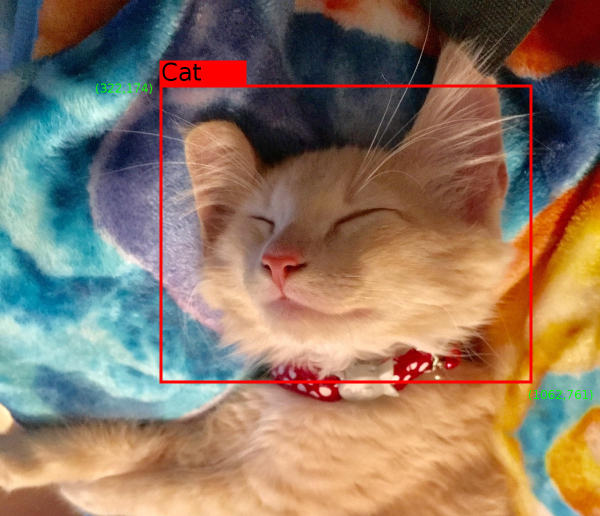
#> input picture object_detection/g3doc/img/example_cat.jpg, 1200 x 1032 px, given in place of the camera (shown at 1/2 size)
$ python track_2.py
#> lines starting #> are read from the running program, lines starting #| are printed output that depends on the picture
### RaspberryPi/server/Import/sonar.py
#!/usr/bin/python3
import RPi.GPIO as GPIO
import socket
import serial
import logging
import threading
import time
import sys
from enum import Enum


class State(Enum):

	SECURE = 0
	WARNING = 1
	CRITICAL = 2
	STOP = 3


class SonarThread(threading.Thread):

	def __init__(self, serialPort, conList, DistanceList, logger):
		threading.Thread.__init__(self)
		self.conList = conList
		self.serial = serialPort
		self.DistanceList = DistanceList
		self.logger = logger
		self.stop_event = threading.Event()
		self.WARN_DISTANCE = 40.0
		self.CRIT_DISTANCE = 30.0
		self.STOP_DISTANCE = 20.0
		self.DistanceList.append(self.WARN_DISTANCE)
		self.currentState = State(0).name
		self.REMOTE_SERVER = "www.google.com"
		self.setup()

	def run(self):
		while not self.stopRequest():
			self.switchOffRgbLed()
			if not self.conList:
				time.sleep(1)
				continue
			distance = self.distance()
			formattedDistance = format(distance, '.1f')
			if not self.is_connected(self.REMOTE_SERVER):
				GPIO.output(self.GPIO_BLUE_LIGHT, True)
				self.serial.write('x'.encode())
				time.sleep(1)
			elif distance < self.STOP_DISTANCE:
				if self.currentState != State(3).name:
					self.serial.write('x'.encode())
				#self.logger.info("Stop Distance : " + formattedDistance)
				GPIO.output(self.GPIO_RED_LIGHT, True)
				self.currentState = State(3).name
			elif distance < self.CRIT_DISTANCE:
				#self.logger.info("Critical Distance : " + formattedDistance)
				GPIO.output(self.GPIO_GREEN_LIGHT, True)
				GPIO.output(self.GPIO_BLUE_LIGHT, True)
				self.currentState = State(2).name
			elif distance < self.WARN_DISTANCE:
				#self.logger.info("Warning Distance : " + formattedDistance)
				GPIO.output(self.GPIO_GREEN_LIGHT, True)

				self.currentState = State(1).name
			else:
				self.currentState = State(0).name
			self.DistanceList[0] = distance

			time.sleep(0.2)

		self.destroy()

	def distance(self):
		# set Trigger to HIGH
		GPIO.output(self.GPIO_TRIGGER, True)

		# set Trigger after 0.01ms to LOW
		time.sleep(0.00001)
		GPIO.output(self.GPIO_TRIGGER, False)

		StartTime = time.time()
		StopTime = time.time()

		# save StartTime
		while GPIO.input(self.GPIO_ECHO) == 0:
			StartTime = time.time()

		# save time of arrival
		while GPIO.input(self.GPIO_ECHO) == 1:
			StopTime = time.time()

		# time difference between start and arrival
		TimeElapsed = StopTime - StartTime
		# multiply with the sonic speed (34300 cm/s)
		# and divide by 2, because there and back
		distance = (TimeElapsed * 34300) / 2

		return distance

	def switchOffRgbLed(self):
		GPIO.output(self.GPIO_BLUE_LIGHT, False)
		GPIO.output(self.GPIO_GREEN_LIGHT, False)
		GPIO.output(self.GPIO_RED_LIGHT, False)

	def setup(self):
		#GPIO Mode (BOARD / BCM)
		GPIO.setmode(GPIO.BCM)

		#set GPIO Pins
		self.GPIO_TRIGGER = 23
		self.GPIO_ECHO = 24
		self.GPIO_RED_LIGHT = 16
		self.GPIO_GREEN_LIGHT = 20
		self.GPIO_BLUE_LIGHT = 21

		#set GPIO direction (IN / OUT)
		GPIO.setup(self.GPIO_TRIGGER, GPIO.OUT)
		GPIO.setup(self.GPIO_ECHO, GPIO.IN)
		GPIO.setup(self.GPIO_RED_LIGHT, GPIO.OUT)
		GPIO.setup(self.GPIO_GREEN_LIGHT, GPIO.OUT)
		GPIO.setup(self.GPIO_BLUE_LIGHT, GPIO.OUT)

	# [7 lines left out: function destroy, not called in this run]


	def is_connected(self, hostname):
		try:
			# see if we can resolve the host name -- tells us if there is
			# a DNS listening
			host = socket.gethostbyname(hostname)
			# connect to the host -- tells us if the host is actually
			# reachable
			s = socket.create_connection((host, 80), 2)
			return True
		except:
			pass
		return False

	def stop(self):
		self.stop_event.set()

	def stopRequest(self):
		return self.stop_event.is_set()

### RaspberryPi/server/track_2.py
import numpy as np
import argparse
import cv2
import time
import serial
import threading
import math
from enum import Enum
from Import.sonar import SonarThread
# initialize the current frame of the video, along with the list of
# ROI points along with whether or not this is input mode
frame = None
roiPts = [(189,101), (192, 298), (411, 302), (408, 105)]
inputMode = False
isInit = False
width = 640
height = 480
currentState = 2
serial = serial.Serial('/dev/serial/by-id/usb-FTDI_FT232R_USB_UART_A100Q21Z-if00-port0')
counterW = 5


class turningState():
	TS0 = 0
	TS1 = 1
	TS2 = 2
	TS3 = 3
	TS4 = 4

turningState = turningState()

def init(frame):
	global roiHist, roiBox, roiPts, isInit
	orig = frame.copy()

	# determine the top-left and bottom-right points
	roiPts = np.array(roiPts)
	s = roiPts.sum(axis = 1)
	tl = roiPts[np.argmin(s)]
	br = roiPts[np.argmax(s)]

	# grab the ROI for the bounding box and convert it
	# to the HSV color space
	roi = orig[tl[1]:br[1], tl[0]:br[0]]
	roi = cv2.cvtColor(roi, cv2.COLOR_BGR2HSV)
	#roi = cv2.cvtColor(roi, cv2.COLOR_BGR2LAB)

	# compute a HSV histogram for the ROI and store the
	# bounding box
	roiHist = cv2.calcHist([roi], [0], None, [16], [0, 180])
	roiHist = cv2.normalize(roiHist, roiHist, 0, 255, cv2.NORM_MINMAX)
	roiBox = (tl[0], tl[1], br[0], br[1])
	isInit = True


def main():
	# construct the argument parse and parse the arguments
	ap = argparse.ArgumentParser()
	ap.add_argument("-v", "--video",
		help = "path to the (optional) video file")
	args = vars(ap.parse_args())

	# grab the reference to the current frame, list of ROI
	# points and whether or not it is ROI selection mode
	global frame, roiPts, inputMode, roiBox, isInit

	camera = cv2.VideoCapture(0)

	# setup the mouse callback
	cv2.namedWindow("frame")

	# initialize the termination criteria for cam shift, indicating
	# a maximum of ten iterations or movement by a least one pixel
	# along with the bounding box of the ROI
	termination = (cv2.TERM_CRITERIA_EPS | cv2.TERM_CRITERIA_COUNT, 10, 1)
	#counter = 0
	STOP_DISTANCE = 20.0
	DistanceList = []
	conList = []
	conList.append('ok')
	sonar = SonarThread(serial, conList, DistanceList, None)
	sonar.setDaemon(True)

	while True:
		if isInit:
			# grab the current frame
			(grabbed, readFrame) = camera.read()
			frame = cv2.flip(readFrame, -1)
			# check to see if we have reached the end of the
			# video
			if not grabbed:
				break

			# if the see if the ROI has been computed
			if roiBox is not None:
				# convert the current frame to the HSV color space
				# and perform mean shift
				hsv = cv2.cvtColor(frame, cv2.COLOR_BGR2HSV)
				backProj = cv2.calcBackProject([hsv], [0], roiHist, [0, 180], 1)

				# apply cam shift to the back projection, convert the
				# points to a bounding box, and then draw them
				(r, roiBox) = cv2.CamShift(backProj, roiBox, termination)
				pts = np.int0(cv2.boxPoints(r))
				if DistanceList and DistanceList[0] <= STOP_DISTANCE:
					serial.write('x'.encode())
					#print("Distance: " + str(DistanceList[0]))
					continue
				moveRobot(pts)

				cv2.polylines(frame, [pts], True, (0, 255, 0), 2)

			# show the frame and record if the user presses a key
			cv2.imshow("frame",frame)
			key = cv2.waitKey(1) & 0xFF

			if key == ord("q"):
				serial.write('x'.encode())
				break
		else:
			(grabbed, readFrame) = camera.read()
#> readFrame is the input picture: shape (1032, 1200, 3); mean B, G, R 99.5, 118.4, 140.7
			frameInit = cv2.flip(readFrame, -1)
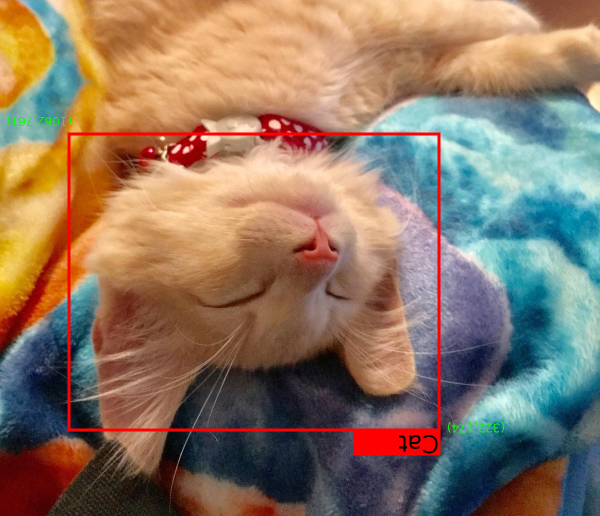
#> frameInit: shape (1032, 1200, 3) (shown at 1/2 size); mean B, G, R 99.5, 118.4, 140.7
			init(frameInit)
#> in init, `roi = orig[tl[1]:br[1], tl[0]:br[0]]`:
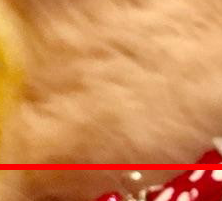
#> roi: shape (201, 222, 3); mean B, G, R 83.6, 138.4, 209.1
#> in init, `roi = cv2.cvtColor(roi, cv2.COLOR_BGR2HSV)`: roi: shape (201, 222, 3); mean H, S, V 16.3, 156.2, 209.1
#> in init, `roiHist = cv2.calcHist([roi], [0], None, [16], [0, 180])`: roiHist = [5775, 38115, 35, 0, 0, 0, 0, 0, 0, 0, 0, 0, 0, 0, 5, 692]
#> in init, `roiHist = cv2.normalize(roiHist, roiHist, 0, 255, cv2.NORM_MINMAX)`: roiHist = [38.64, 255, 0.234, 0, 0, 0, 0, 0, 0, 0, 0, 0, 0, 0, 0.0335, 4.63]
			sonar.start()

	camera.release()
	cv2.destroyAllWindows()
	sonar.stop()
	sonar.join()

# [54 lines left out: functions getMinMax, moveRobot, not called in this run]
	# [10 lines of commented-out code are left out]

if __name__ == "__main__":
	main()

$ run again, on object_detection/g3doc/img/oid_monkey_3b4168c89cecbc5b.jpg
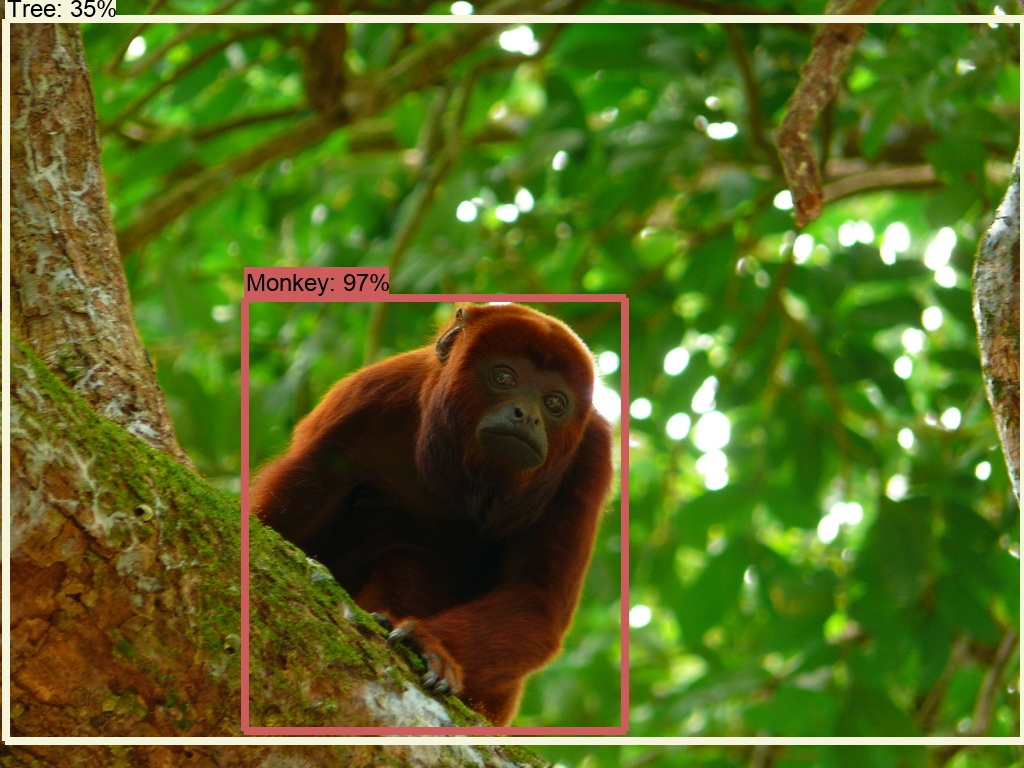
#> input picture object_detection/g3doc/img/oid_monkey_3b4168c89cecbc5b.jpg, 1024 x 768 px, given in place of the camera
#> in main, readFrame is the input picture: shape (768, 1024, 3); mean B, G, R 33.7, 107.1, 88.9
#> in main, `frameInit = cv2.flip(readFrame, -1)`:
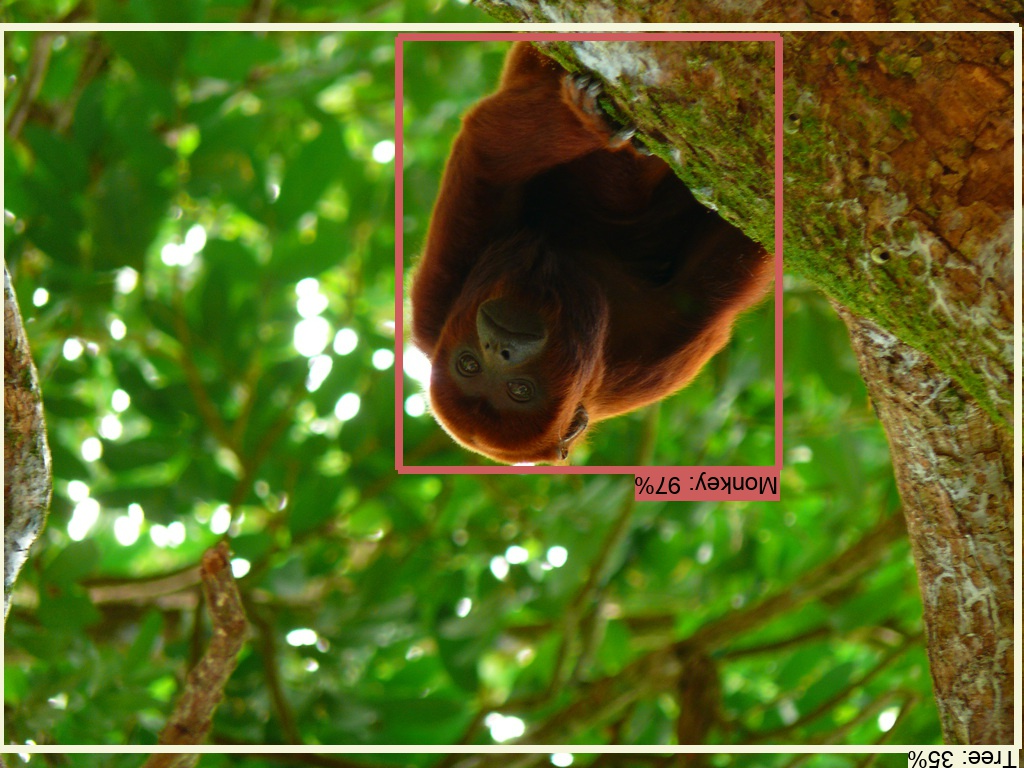
#> frameInit: shape (768, 1024, 3); mean B, G, R 33.7, 107.1, 88.9
#> in init, `roi = orig[tl[1]:br[1], tl[0]:br[0]]`:
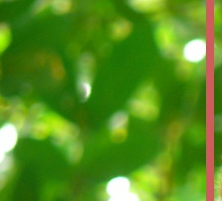
#> roi: shape (201, 222, 3); mean B, G, R 30.3, 139.7, 85.3
#> in init, `roiHist = cv2.calcHist([roi], [0], None, [16], [0, 180])`: roiHist = [1056, 344, 632, 12426, 29135, 136, 125, 38, 125, 39, 17, 3, 13, 101, 39, 393]
#> in init, `roiHist = cv2.normalize(roiHist, roiHist, 0, 255, cv2.NORM_MINMAX)`: roiHist = [9.22, 2.98, 5.51, 108.7, 255, 1.16, 1.07, 0.306, 1.07, 0.315, 0.123, 0, 0.0875, 0.858, 0.315, 3.41]

$ run again, on object_detection/g3doc/img/groupof_case_eval.png
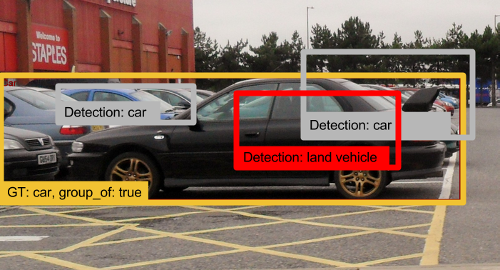
#> input picture object_detection/g3doc/img/groupof_case_eval.png, 500 x 270 px, given in place of the camera
#> in main, readFrame is the input picture: shape (270, 500, 3); mean B, G, R 95.1, 111.2, 136.4
#> in main, `frameInit = cv2.flip(readFrame, -1)`:
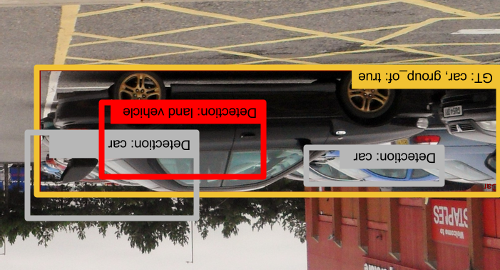
#> frameInit: shape (270, 500, 3); mean B, G, R 95.1, 111.2, 136.4
#> in init, `roi = orig[tl[1]:br[1], tl[0]:br[0]]`:
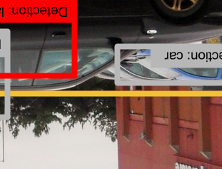
#> roi: shape (169, 222, 3); mean B, G, R 88.6, 97, 128.3
#> in init, `roiHist = cv2.calcHist([roi], [0], None, [16], [0, 180])`: roiHist = [18029, 7369, 3795, 945, 432, 359, 574, 946, 1060, 724, 583, 166, 332, 374, 851, 979]
#> in init, `roiHist = cv2.normalize(roiHist, roiHist, 0, 255, cv2.NORM_MINMAX)`: roiHist = [255, 102.8, 51.81, 11.12, 3.8, 2.76, 5.82, 11.13, 12.76, 7.97, 5.95, -2.61e-08, 2.37, 2.97, 9.78, 11.61]
